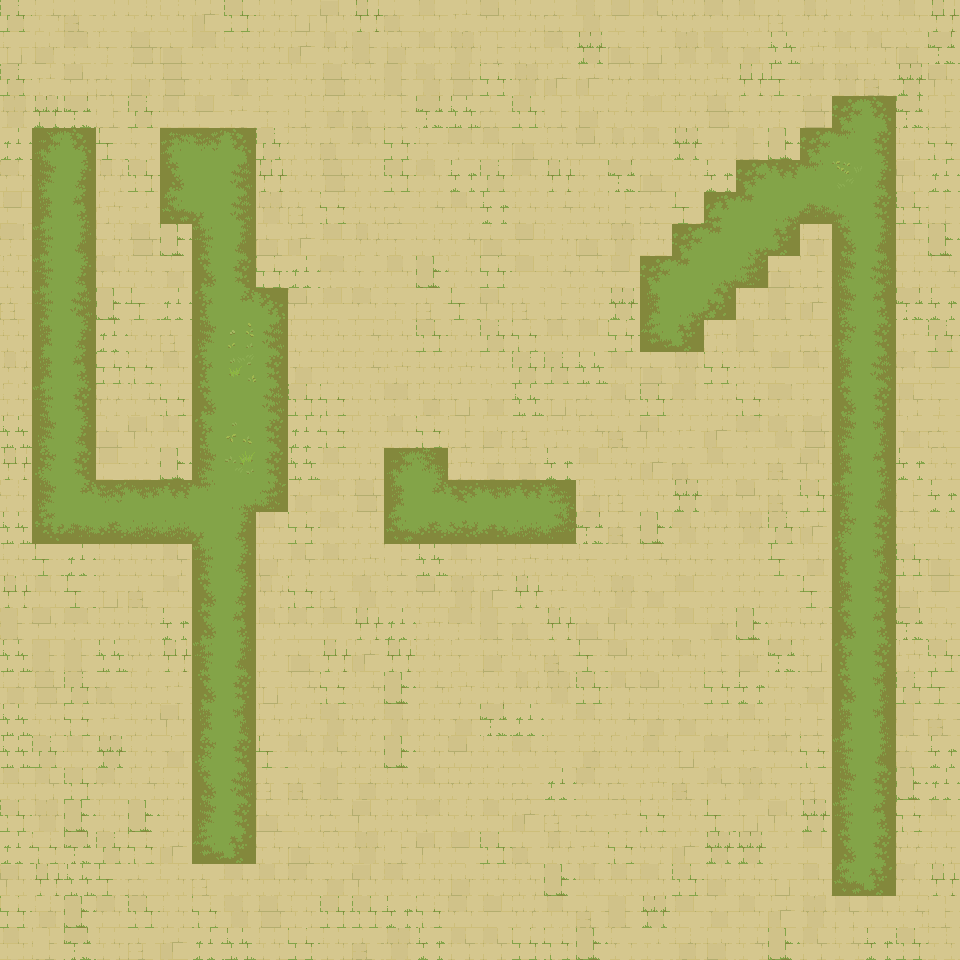

Rendered tile map (Tiled .tmx) drawn with the repository's tilesets; below, a short description and the map source with its tile grids summarised:
An orthogonal 30x30 tile map with 32x32 px tiles, 4 tile layers (ground, water, walls-1-2-3-4, walls-5-6-7-8), 18 tilesets and 810 objects (810x water).

<map version="1.10" tiledversion="1.10.1" orientation="orthogonal" renderorder="right-down" width="30" height="30" tilewidth="32" tileheight="32" infinite="0" nextlayerid="17" nextobjectid="862">
 <properties>
  <property name="AutomappingRadius" type="int" value="4" />
 </properties>
 <tileset firstgid="1" source="Terrain - Ancient Ruins.tsx" />
 <tileset firstgid="2210" source="Ancient Ruins-Tileset - wall 1.tsx" />
 <tileset firstgid="2450" source="Ancient Ruins-Tileset - wall 3.tsx" />
 <tileset firstgid="2690" source="Ancient Ruins-Tileset - wall 4.tsx" />
 <tileset firstgid="2930" source="Ancient Ruins-Tileset - wall 5.tsx" />
 <tileset firstgid="3170" source="Ancient Ruins-Tileset - wall 6.tsx" />
 <tileset firstgid="3410" source="Ancient Ruins-Tileset - wall 7.tsx" />
 <tileset firstgid="3650" source="Ancient Ruins-Tileset - wall 8.tsx" />
 <tileset firstgid="3890" source="Ancient Ruins-Animated Terrains-16 frames.tsx" />
 <tileset firstgid="6230" source="Ancient Ruins-Animated Terrains-16 frames-with transparency.tsx" />
 <tileset firstgid="8570" source="Ancient Ruins-Animated Terrains-8 frames.tsx" />
 <tileset firstgid="9527" source="Ancient Ruins-Animated Terrains-8 frames-with transparency.tsx" />
 <tileset firstgid="10484" source="Ancient Ruins-Animated Terrains2-16 frames.tsx" />
 <tileset firstgid="12824" source="Ancient Ruins-Animated Terrains2-8 frames.tsx" />
 <tileset firstgid="13781" source="Ancient Ruins-Animated Terrains2-8 frames-with transparency.tsx" />
 <tileset firstgid="14738" source="Ancient Ruins-Animated Terrains2-16 frames-with transparency.tsx" />
 <tileset firstgid="17078" source="Ancient Ruins-Tileset-Terrain2.tsx" />
 <tileset firstgid="21108" source="Ancient Ruins-Tileset - wall 2.tsx" />
 <layer id="13" name="ground" width="30" height="30">
  <data>[900 cells, 900 non-empty, 102 distinct tile ids]</data>
 </layer>
 <layer id="15" name="water" width="30" height="30">
  <data>[900 cells, 0 non-empty, 0 distinct tile ids]</data>
 </layer>
 <layer id="1" name="walls-1-2-3-4" width="30" height="30">
  <data>[900 cells, 0 non-empty, 0 distinct tile ids]</data>
 </layer>
 <layer id="6" name="walls-5-6-7-8" width="30" height="30">
  <data>[900 cells, 0 non-empty, 0 distinct tile ids]</data>
 </layer>
 <objectgroup id="16" name="objects">
  <object id="52" name="water" x="0" y="0" width="32" height="32" />
  <object id="53" name="water" x="32" y="0" width="32" height="32" />
  <object id="54" name="water" x="0" y="32" width="32" height="32" />
  <object id="55" name="water" x="32" y="32" width="32" height="32" />
  <object id="56" name="water" x="64" y="0" width="32" height="32" />
  <object id="57" name="water" x="64" y="32" width="32" height="32" />
  <object id="58" name="water" x="0" y="64" width="32" height="32" />
  <object id="59" name="water" x="32" y="64" width="32" height="32" />
  <object id="60" name="water" x="64" y="64" width="32" height="32" />
  <object id="61" name="water" x="96" y="0" width="32" height="32" />
  <object id="62" name="water" x="96" y="32" width="32" height="32" />
  <object id="63" name="water" x="96" y="64" width="32" height="32" />
  <object id="64" name="water" x="128" y="0" width="32" height="32" />
  <object id="65" name="water" x="128" y="32" width="32" height="32" />
  <object id="66" name="water" x="128" y="64" width="32" height="32" />
  <object id="67" name="water" x="160" y="0" width="32" height="32" />
  <object id="68" name="water" x="192" y="0" width="32" height="32" />
  <object id="69" name="water" x="160" y="32" width="32" height="32" />
  <object id="70" name="water" x="192" y="32" width="32" height="32" />
  <object id="71" name="water" x="224" y="0" width="32" height="32" />
  <object id="72" name="water" x="224" y="32" width="32" height="32" />
  <object id="73" name="water" x="160" y="64" width="32" height="32" />
  <object id="74" name="water" x="192" y="64" width="32" height="32" />
  <object id="75" name="water" x="224" y="64" width="32" height="32" />
  <object id="76" name="water" x="256" y="0" width="32" height="32" />
  <object id="77" name="water" x="256" y="32" width="32" height="32" />
  <object id="78" name="water" x="256" y="64" width="32" height="32" />
  <object id="79" name="water" x="288" y="0" width="32" height="32" />
  <object id="80" name="water" x="288" y="32" width="32" height="32" />
  <object id="81" name="water" x="288" y="64" width="32" height="32" />
  <object id="82" name="water" x="0" y="96" width="32" height="32" />
  <object id="83" name="water" x="32" y="96" width="32" height="32" />
  <object id="84" name="water" x="0" y="128" width="32" height="32" />
  <object id="85" name="water" x="32" y="128" width="32" height="32" />
  <object id="86" name="water" x="64" y="96" width="32" height="32" />
  <object id="87" name="water" x="64" y="128" width="32" height="32" />
  <object id="88" name="water" x="0" y="160" width="32" height="32" />
  <object id="89" name="water" x="32" y="160" width="32" height="32" />
  <object id="90" name="water" x="64" y="160" width="32" height="32" />
  <object id="91" name="water" x="96" y="96" width="32" height="32" />
  <object id="92" name="water" x="96" y="128" width="32" height="32" />
  <object id="93" name="water" x="96" y="160" width="32" height="32" />
  <object id="94" name="water" x="128" y="96" width="32" height="32" />
  <object id="95" name="water" x="128" y="128" width="32" height="32" />
  <object id="96" name="water" x="128" y="160" width="32" height="32" />
  <object id="97" name="water" x="160" y="96" width="32" height="32" />
  <object id="98" name="water" x="192" y="96" width="32" height="32" />
  <object id="99" name="water" x="160" y="128" width="32" height="32" />
  <object id="100" name="water" x="192" y="128" width="32" height="32" />
  <object id="101" name="water" x="224" y="96" width="32" height="32" />
  <object id="102" name="water" x="224" y="128" width="32" height="32" />
  <object id="103" name="water" x="160" y="160" width="32" height="32" />
  <object id="104" name="water" x="192" y="160" width="32" height="32" />
  <object id="105" name="water" x="224" y="160" width="32" height="32" />
  <object id="106" name="water" x="256" y="96" width="32" height="32" />
  <object id="107" name="water" x="256" y="128" width="32" height="32" />
  <object id="108" name="water" x="256" y="160" width="32" height="32" />
  <object id="109" name="water" x="288" y="96" width="32" height="32" />
  <object id="110" name="water" x="288" y="128" width="32" height="32" />
  <object id="111" name="water" x="288" y="160" width="32" height="32" />
  <object id="112" name="water" x="0" y="192" width="32" height="32" />
  <object id="113" name="water" x="32" y="192" width="32" height="32" />
  <object id="114" name="water" x="0" y="224" width="32" height="32" />
  <object id="115" name="water" x="32" y="224" width="32" height="32" />
  <object id="116" name="water" x="64" y="192" width="32" height="32" />
  <object id="117" name="water" x="64" y="224" width="32" height="32" />
  <object id="118" name="water" x="0" y="256" width="32" height="32" />
  <object id="119" name="water" x="32" y="256" width="32" height="32" />
  <object id="120" name="water" x="64" y="256" width="32" height="32" />
  <object id="121" name="water" x="96" y="192" width="32" height="32" />
  </objectgroup>
</map>
<!-- 740 of 810 objects omitted -->
